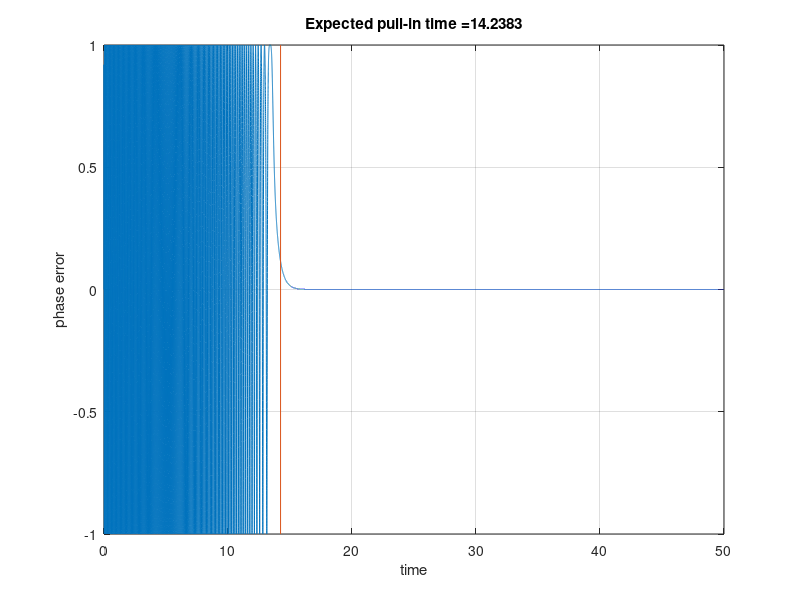

Reproduce this figure in MATLAB.
%% https://github.com/VSHEV92/Synchronization_Systems_Models
clc; clear; close all; 

%% pull-in time - интервал времени, в течении которого фапч войдет в синхронный режим, 
%% после множества пропусков циклов.
%% Приближенная формула, при условии, что расстройка по частоте будет много больше, чем lock-in range (больше K).
%% Формула: Tp = (delta_w)^2 / (2 * ksi * wn^3) 
%% При ksi = sqrt(2): Tp = 4.2 * (delta_f)^2 / BL^3
%% Коэффициент усиления (Kg) и амплитуда сигнала NCO равны 1.
%% Литература: Gardner Phaselock Technique p.75

%% Другая формула: (pi^2/16)*(delta_w)^2 / (ksi * wn^3) 
%% Best PLL Design, Simulation and Applications. p. 74

Ts = 1e-3;                % шаг дискретизации
Tsim = 50;                 % время моделирования
Time = 0:Ts:Tsim;         
Nsamp = length(Time);     % число отсчетов

Kd = 1;                   % коэффициент усиления фазового детектора
ksi = sqrt(2);            % декремент затухания 
BL = 5;                  % шумовая полоса
BL_n = BL * Ts;           % нормированная шумовая полоса

wn = 2 * BL / (ksi + 0.25/ksi);     % резонансная частота (рад/с)

%% входной сигнал
delta_phase = -90;
delta_w = 100;
indata = delta_w * Time + (delta_phase / pi * 180);

%% ошибка по фазе, выход фильтра и фаза NCO
err = zeros(1, Nsamp);
nco_phase = zeros(1, Nsamp);
loop_filter_out = zeros(1, Nsamp);

%% прошлое значение в интегрирующей ветви
ki_out_last = 0;

kp = 4*ksi*BL_n / (ksi + 0.25/ksi) / Kd;        % усиление пропорциональной ветви
ki = 4*BL_n^2 / (ksi + 0.25/ksi)^2 / Kd;        % усиление интегрирующей ветви
for n = 2:Nsamp
    % вычисление ошибки
    err(n) = Kd * sin(indata(n) - nco_phase(n-1));

    % петлевой фильтр
    kp_out = kp * err(n);
    ki_out = ki * err(n) + ki_out_last;
    loop_filter_out(n) = kp_out + ki_out;
    ki_out_last = ki_out;

    % вычисление фазы NCO
    nco_phase(n) = nco_phase(n-1) + loop_filter_out(n); 
end

%% значение lock-in range
K = Kd * (kp / Ts);
disp(strcat('Lock-in range = ', num2str(K)));


%% значение pull-in time
Tp = delta_w^2 / (2*ksi*wn^3);

plot(Time, err); grid on;
xlabel('time'); ylabel('phase error')
title(num2str(Tp, 'Expected pull-in time =%-d'))

hold on
plot([Tp Tp], [min(err) max(err)]); 